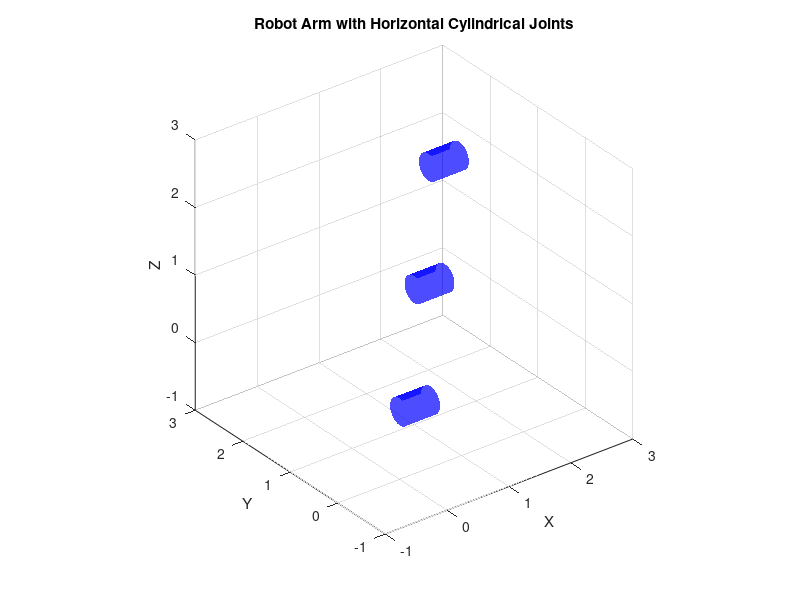

This figure's MATLAB source:
% Tọa độ các điểm khớp
joints = [0 0 0; 1 1 1; 2 2 2]; % Ví dụ các tọa độ khớp
radius = 0.2; % Bán kính của hình trụ
height = 0.5; % Chiều dài của hình trụ (theo trục X)

% Khởi tạo đồ thị 3D
figure;
hold on;
grid on;
axis equal;
xlabel('X');
ylabel('Y');
zlabel('Z');
title('Robot Arm with Horizontal Cylindrical Joints');

% Vẽ hình trụ tại mỗi khớp
for i = 1:size(joints, 1)
    % Tạo hình trụ dọc theo trục X (vẫn dùng hàm cylinder để tạo mặt cắt tròn)
    [Y, Z, X] = cylinder(radius, 50);  % Chuyển đổi từ [X, Y, Z] sang [Y, Z, X]
    X = X * height;  % Điều chỉnh chiều dài của hình trụ theo trục X

    % Dịch chuyển hình trụ đến vị trí của khớp
    X = X + joints(i, 1);  % Dịch chuyển hình trụ theo trục X
    Y = Y + joints(i, 2);  % Dịch chuyển hình trụ theo trục Y
    Z = Z + joints(i, 3);  % Dịch chuyển hình trụ theo trục Z

    % Vẽ hình trụ
    surf(X, Y, Z, 'FaceColor', 'blue', 'EdgeColor', 'none', 'FaceAlpha', 0.7);
end

% Tùy chỉnh hiển thị
view(3);  % Hiển thị góc nhìn 3D
xlim([-1, 3]);
ylim([-1, 3]);
zlim([-1, 3]);
